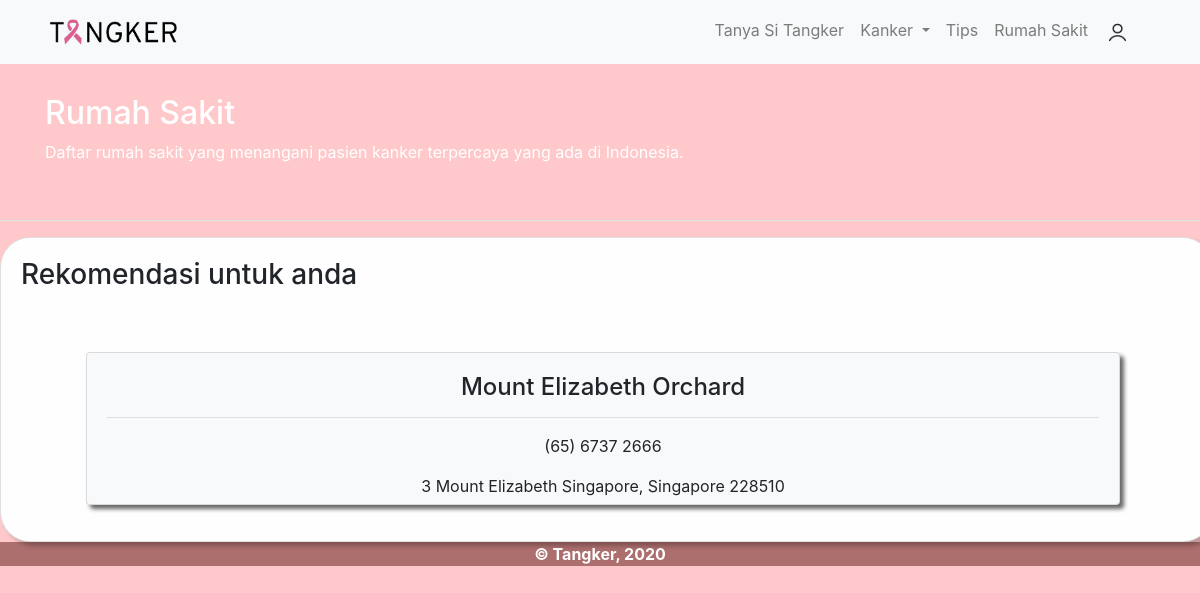
The page /index.php/welcome/rumahsakit on the database as committed earlier.
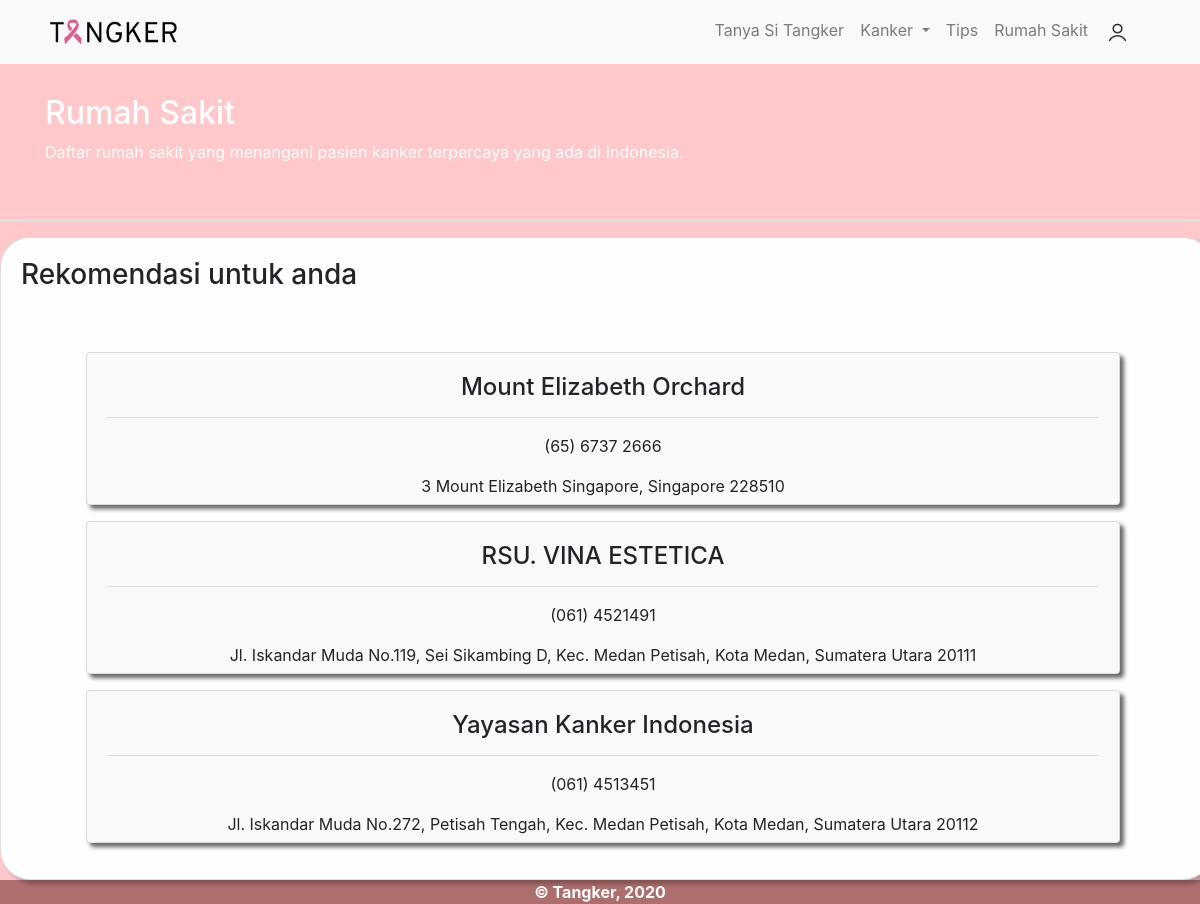
The same page on the database as committed later.
### tables this page shows
CREATE TABLE `rumahsakit` (
  `id` int(11) NOT NULL,
  `nama` varchar(128) NOT NULL,
  `nohp` varchar(128) NOT NULL,
  `alamat` varchar(128) NOT NULL
);

### application/controllers/Welcome.php (called while the page is built, shortened)
<?php
class Welcome extends CI_Controller {
	function __construct() {
		$this->load->model('M_Login');
	}
	public function rumahsakit() {
		$this->load->model('M_RumahSakit');
		$data['result'] = $this->M_RumahSakit->getAllData();
		$this->load->view('users/header');
		$this->load->view('users/listrumahsakit', $data);
	}
}

### index.php (called while the page is built, shortened)
<?php
require_once BASEPATH.'core/CodeIgniter.php';

### application/models/M_RumahSakit.php (called while the page is built, shortened)
<?php
class M_RumahSakit extends CI_Model {
	function getAllData() {
		$query = $this->db->query('SELECT * FROM rumahsakit');
		return $query->result();
	}
}

### application/views/users/listrumahsakit.php (the view, shortened to what this page needs)
<!doctype html>
<html lang="en">
  <head>
  </head>
  <body>
      <div class="container">
        <div class="awalan">
          <h2>Rumah Sakit</h2>
          <p>Daftar rumah sakit yang menangani pasien kanker terpercaya yang ada di Indonesia.</p>
        </div>
      </div><br><hr color="white">
  <center>
      <div class="card main-card text-center">
        <div class="card-body">
            <h3 class="card-title text-left">Rekomendasi untuk anda</h3><br><br>
            <?php foreach($result as $row) {?>
            <div class="row">
                <div class="col">
                    <div class="card card-isi bg-light mb-3">
                            <div class="card-body text-center">
                              <h4 class="card-title"><?php echo $row->nama; ?></h4><hr>
                              <p class="card-text"><?php echo $row->nohp; ?></p>
                              <p><?php echo $row->alamat; ?></p>
                            </div>
                    </div>
                </div>
            </div>
            <?php } ?>
        </div>
      </div>
  </center>
      <footer style="background-color: rgb(173, 110, 110); color: white;" class="main-footer text-center">
        <strong> &copy Tangker, 2020</strong>
      </footer>
  </body>
</html>

### application/views/users/header.php (shortened to what this page needs)
<!doctype html>
<html lang="en">
  <head>
    <link rel="stylesheet" href="https://stackpath.bootstrapcdn.com/bootstrap/4.4.1/css/bootstrap.min.css">
  </head>
  <body>
    <nav class="navbar navbar-expand-lg navbar-light bg-light">
      <div class="container">
      <a class="navbar-brand" href="#"><img style="width: 140px;" src="<?php echo $this->config->item('base_url'); ?>assets/logotubes.png" alt=""></a>
      <div class="collapse navbar-collapse w-100 order-4 dual-collapse2" id="navbarNavAltMarkup">
        <div class="navbar-nav ml-auto ">
          <ul class="navbar-nav mr-auto">
              <a class="nav-link" href="<?= base_url();?>index.php/welcome/tanyatangker">Tanya Si Tangker</a>
            <li class="nav-item dropdown">
              <a class="nav-link dropdown-toggle" href="#" id="navbarDropdown" role="button" data-toggle="dropdown" aria-haspopup="true" aria-expanded="false">
                Kanker
              </a>
            </li>
            <li class="nav-item">
              <a class="nav-link" href="<?= base_url();?>index.php/welcome/tips">Tips</a>
            </li>
            <li class="nav-item">
              <a class="nav-link" href="<?= base_url();?>index.php/welcome/rumahsakit">Rumah Sakit</a>
            </li>
            <li class="nav-item">
              <a class="nav-item nav-link" id="btnlogin" href="#"  data-toggle="modal" data-target="#Loginform" ><img style="width: 27px;" src="<?php echo $this->config->item('base_url'); ?>assets/person.png" alt=""></a>
            </li>
            <li class="nav-item">
              <a class="nav-link" href="<?= base_url();?>index.php/welcome/index"><?php echo $this->session->userdata("email"); ?></a>
            </li>
          </ul>
        </div>
      </div>
      </div>
    </nav>
</body>
</html>

### application/views/users/listrumahsakit.php (style rules this page uses)
body { background-color: #FFC8CB; }
.awalan { margin-top: 30px; color: rgb(255, 255, 255); }
.main-card { width: 1213px; height: auto; background: #FEFEFE; box-shadow: 5px 4px 4px rgba(0, 0, 0, 0.25); border-radius: 30px; }
.card-isi { width: 1034px; height: 153px; left:65px; background: #CFC9C9; box-shadow: 4px 4px 4px rgba(0, 0, 0, 0.6); }

Rows that differ between the two databases and show on the page:
added rumahsakit: nama "RSU. VINA ESTETICA", nohp "(061) 4521491", alamat "Jl. Iskandar Muda No.119, Sei Sikambing D, Kec. Medan Petisah, Kota Medan, Sumatera Utara 20111"
added rumahsakit: nama "Yayasan Kanker Indonesia", nohp "(061) 4513451", alamat "Jl. Iskandar Muda No.272, Petisah Tengah, Kec. Medan Petisah, Kota Medan, Sumatera Utara 20112"
